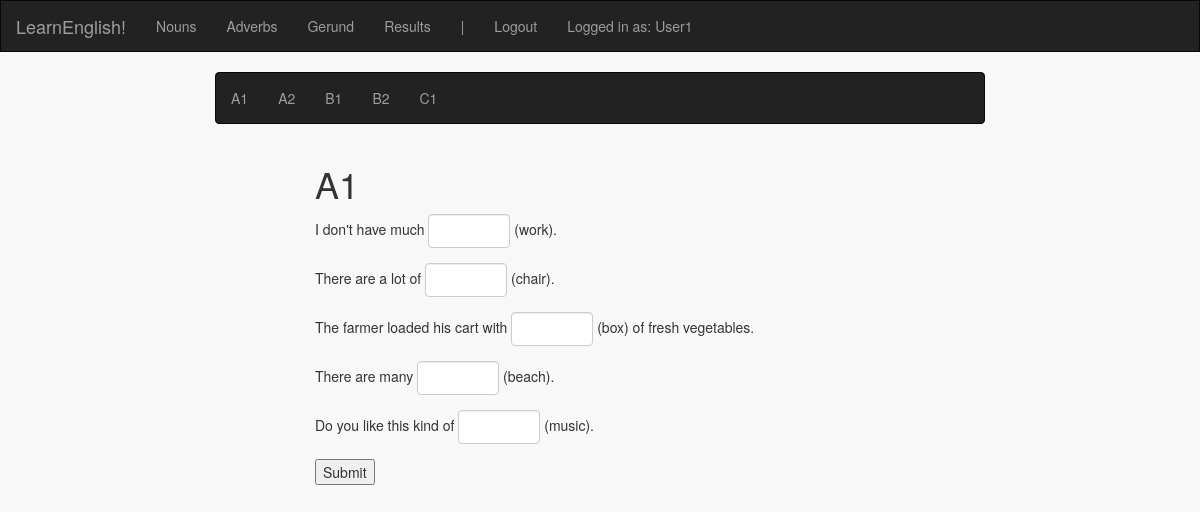
The app's page /nouns/A1 (signed in) with its own data.
### english_exercises/models.py (models this page shows, shortened)
class User(db.Model):
    id = db.Column(db.Integer, primary_key=True)
    username = db.Column(db.String(80), unique=True)
    password = db.Column(db.String(80))
    amountCorrect = db.Column(db.Integer)
    amountIncorrect = db.Column(db.Integer)
    score = db.Column(db.Integer)

class OpenQuestion(db.Model):
    id = db.Column(db.Integer, primary_key=True)
    question = db.Column(db.String(80))
    answer = db.Column(db.String(80))
    category = db.Column(db.String(80))
    level = db.Column(db.String(80))

### english_exercises/views.py (the view, shortened to what this page needs)
@app.route("/nouns")
@app.route('/nouns/<level>', methods=['GET', 'POST'])
@login_required
def nouns(level=None):
    options = ['to', 'in', 'at', 'have', 'about', 'are', 'got', 'for']
    if level == None:
        return render_template('nouns/nouns.html')
    else:
        if request.method == 'GET':
            if allowed_in_level(level, calculate_score(session['username'])):
                if level != "B1":
                    questions = OpenQuestion.query.filter_by(category='Nouns').filter_by(level=level).all()
                    return render_template('nouns/' + level + '.html', level=level, questions=questions)
                else:
                    questions = MultiQuestion.query.filter_by(category='Nouns').filter_by(level=level).all()
                    return render_template('nouns/' + level + '.html', level=level, questions=questions, options=options)
            else:
                return render_template('nouns/locked.html')
    return render_template('nouns/nouns.html')

### english_exercises/level_access.py (called while the page is built, shortened)
def calculate_score(username):
    if get_correct_answers(username) <= 0:
        return 0
    else:
        ratio = get_correct_answers(username) / (get_correct_answers(username) + get_incorrect_answers(username))
        score = get_correct_answers(username) * ratio
        if score < 0:
            return 0
        else:
            return round(score, 2)

def get_correct_answers(user_name):
    return User.query.filter_by(username=user_name).first().amountCorrect

def get_incorrect_answers(user_name):
    return User.query.filter_by(username=user_name).first().amountIncorrect

def allowed_in_level(level, score):
    if 'A' in level:
        return True

### english_exercises/views.py (called while the page is built)
def login_required(f):
    @wraps(f)
    def decorated_function(*args, **kwargs):
        if session.get('logged_in') is None:
            flash("You must be logged in for this feature")
            return redirect(url_for('login', next=request.url))
        return f(*args, **kwargs)
    return decorated_function

### english_exercises/templates/nouns/A1.html
{% extends 'nouns/nouns.html' %}
{% block form %}
<div class="col-xs-3"></div>
<div class="col-xs-6 center">
    <h1>{{level}}</h1>
    <form action="/nouns/{{level}}" method="POST">
        {% include 'singleopen.html' %}
        <input type="submit" value="Submit">
    </form>
</div>
<div class="col-xs-3"></div>
{% endblock %}

### english_exercises/templates/index.html (shortened to what this page needs)
<!DOCTYPE html>
<html lang="en">
<head>
    <link href="https://maxcdn.bootstrapcdn.com/bootstrap/3.3.7/css/bootstrap.min.css" rel="stylesheet">
    <link rel=stylesheet type=text/css href="{{ url_for('static', filename='style.css') }}">
</head>
<body class="container-fluid">
  <div class="row">
    <nav id="menu" class="navbar navbar-inverse">
        <div class="navbar-header">
          <a class="navbar-brand" href="/">LearnEnglish!</a>
        </div>
        <ul class="nav navbar-nav">
            <li><a href="{{ url_for ('nouns') }}">Nouns</a></li>
            <li><a href="{{ url_for ('adverbs') }}">Adverbs</a></li>
            <li><a href="{{ url_for ('gerund') }}">Gerund</a></li>
            <li><a href="{{ url_for ('results') }}">Results</a></li>
            <li><a>|</a></li>
            {% if not session.logged_in %}
                <li><a href="{{ url_for ('login') }}">Login</a></li>
                <li><a href="{{ url_for ('register') }}">Register</a></li>
            {% else %}
                <li><a href="{{ url_for('logout') }}">Logout</a></li>
            {% endif %}
            {% if session.logged_in %}
                <li><a>Logged in as: {{ session['username'] }}</a></li>
            {% endif %}
        </ul>
    </nav>
  </div>
  <div class="row">
      <div class="col-xs-12 center">
          {% block body %}
          {% endblock %}
      </div>
  </div>
</body>
</html>

### english_exercises/templates/singleopen.html
{% from 'inputmacro.html' import input %}
{% for q in questions %}
    <div class="form-group form-inline">
            {{- q.question |format(input(q.id))|safe -}}
    </div>
{% endfor %}

### english_exercises/templates/inputmacro.html
{% macro input(name, value='', type='text', size=5) -%}
    <input type="{{ type }}" name="{{ name }}" value="{{ value|e }}" size="{{ size }}" class="form-control">
{%- endmacro %}

### english_exercises/static/style.css (style rules this page uses)
body { background-color: #f8f8f8 }
#menu { border-radius: 0px; }

### english_exercises/templates/nouns/nouns.html (style rules this page uses)
input.form-control { width: 20px; }

### records on screen
User: username "User1"
OpenQuestion: question "I don't have much (work)."
OpenQuestion: question "There are a lot of (chair)."
OpenQuestion: question "The farmer loaded his cart with (box) of fresh vegetables."
OpenQuestion: question "There are many (beach)."
OpenQuestion: question "Do you like this kind of (music)."

### other values on screen
{{ level }} "A1"
